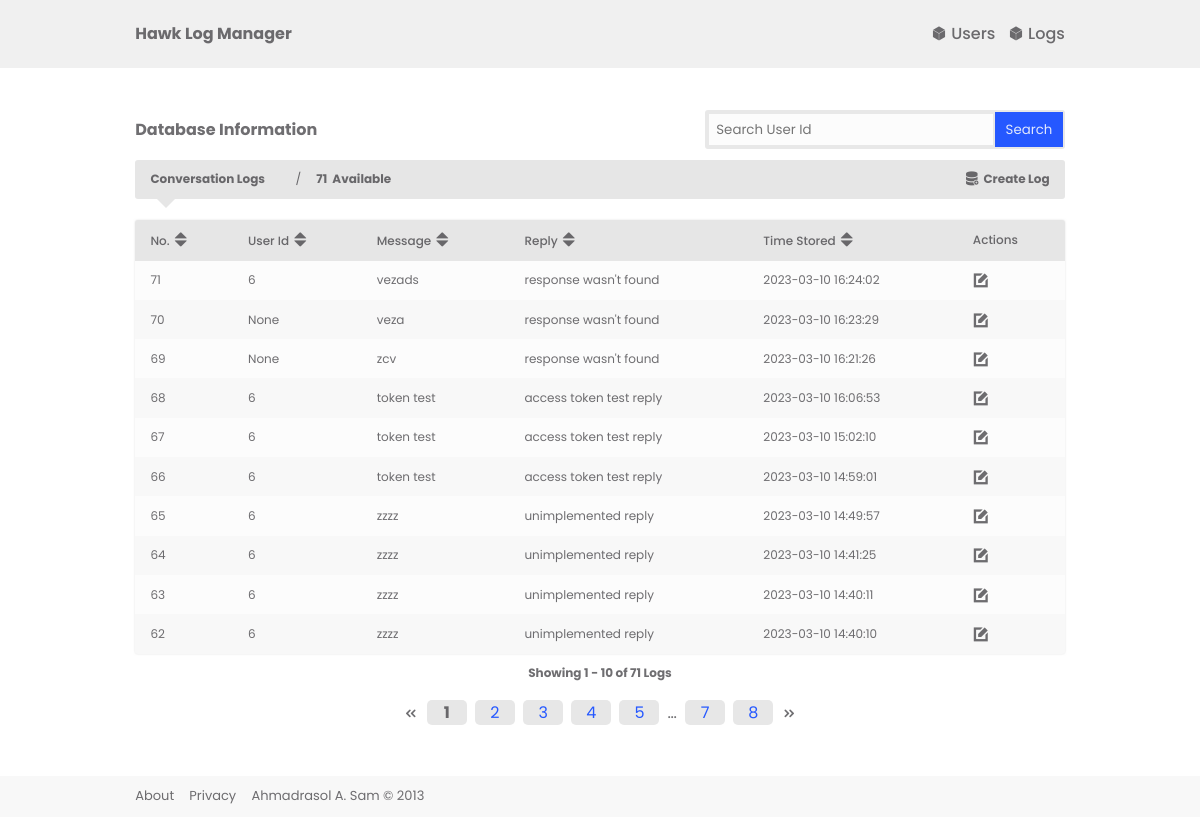
/log/, run on an earlier commit of the app's database.
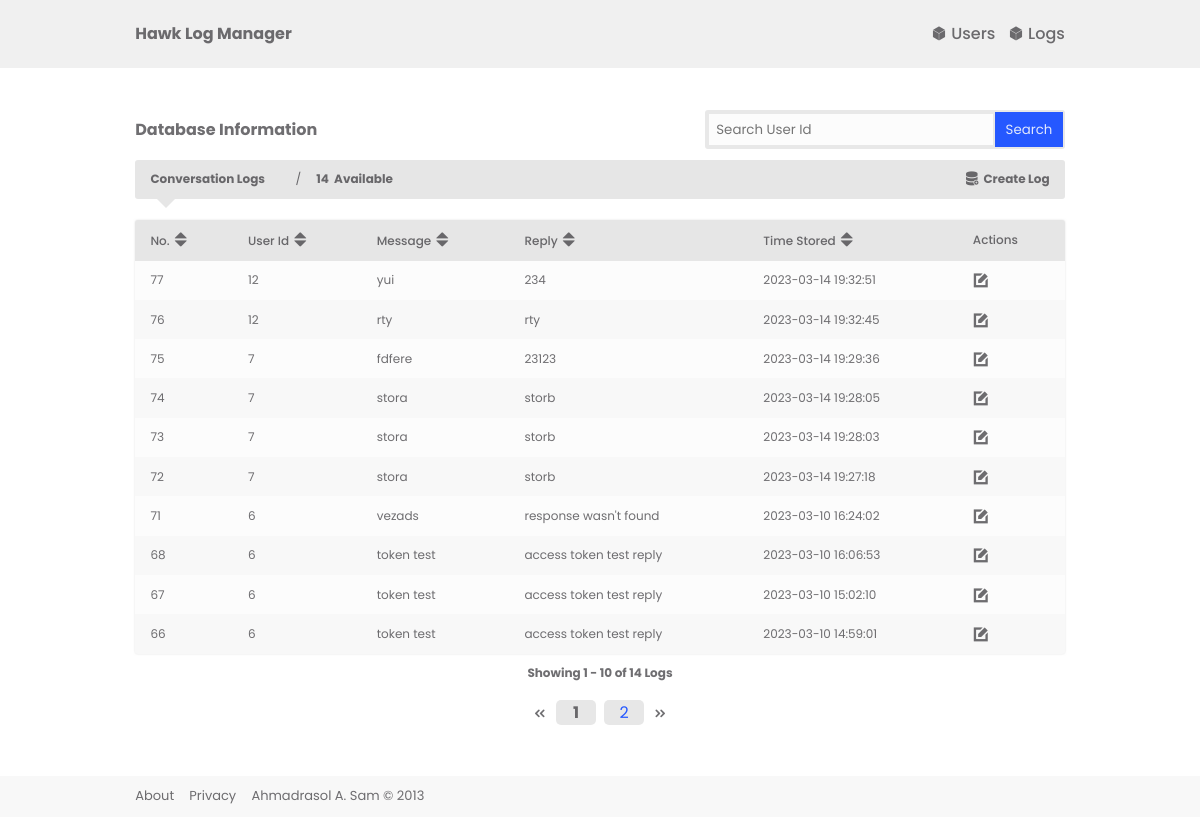
And on a later commit of the database.
### src/models/models.py (models this page shows)
class Log(db.Model):
    no = db.Column(db.Integer,primary_key=True)
    user_id = db.Column(db.Integer,db.ForeignKey('user.id'))
    message = db.Column(db.String,nullable=False)
    predicted_message_language = db.Column(db.String,server_default='',nullable=False)
    reply = db.Column(db.String,nullable=False)
    created_at = db.Column(db.DateTime(timezone=True),
                           server_default=func.now())

### src/routes/log.py (the view)
@site.route("/",endpoint="show_logs")
def view_recent_logs():
    table_log_column_settings = TABLE_LOG_COLUMN_SETTINGS_DEFAULT
    logs =  db.paginate(
                db.select(Log).order_by(Log.created_at.desc()),
                per_page=10)
    return render_template('views/logs.jinja', logs=logs)

### src/templates/views/logs.jinja (shortened to what this page needs)
{% extends './index.jinja' %}
{% from './macro/pagination.jinja' import render_pagination %}
{% from './macro/searchbar.jinja' import render_searchbar%}
{% block content %}
{{render_searchbar('log.site.search_by_user')}}
<div class="actionbar text-small">
    <div class="actionbar-info">
        <strong class="">Conversation Logs</strong>
    </div>
    <div class="actionbar-info">
        <strong>{{ logs.total }} &nbsp;Available</strong>
    </div>
    <a class="actionbar-action" href="{{url_for('log.site.show_available_users')}}">
        <i class="icofont-database-add"></i>&nbsp;<strong>Create Log</strong>
    </a>
</div>
{% if logs.total > 0 %}
    <table class="text-small">
        <thead>
            <th>
                <a href="{{ url_for('log.site.sort_columns',column=0) }}" >
                   No. <i class="icofont-sort"></i>
                </a>
            </th>
            <th>
                <a href="{{ url_for('log.site.sort_columns',column=1) }}" >
                    User Id <i class="icofont-sort"></i>
                </a>
            </th>
            <th>
                <a href="{{ url_for('log.site.sort_columns',column=2) }}" >
                    Message <i class="icofont-sort"></i>
                </a>
            </th>
            <th>
                <a href="{{ url_for('log.site.sort_columns',column=3) }}" >
                    Reply <i class="icofont-sort"></i>
                </a>
            </th>
            <th>
                <a href="{{ url_for('log.site.sort_columns',column=4) }}" >
                    Time Stored <i class="icofont-sort"></i>
                </a>
            </th>
            <th>Actions</th>
        </thead>
        <tbody>
            {% for log in logs %}
            <tr>
                <td>{{log.no}}</td>
                <td>{{log.user_id}}</td>
                <td>{{log.message}}</td>
                <td>{{log.reply}}</td>
                <td>{{log.created_at}}</td>
                <td>
                    <a href="">
                        <i class="icofont-edit"></i>
                    </a>
                </td>
            </tr>
            {% endfor %}
        </tbody>
    </table>
    <strong>
        <small class="text-small">
        Showing {{ logs.first }} - {{ logs.last }} of  {{ logs.total }} Logs
        </small>
    </strong>
    {{render_pagination(logs,'log.site.show_logs')}}
{% endif%}
{% endblock %}

### src/templates/index.jinja (shortened to what this page needs)
<html>
<head>
    <link rel="stylesheet" href="{{ url_for('static', filename='app.css') }}">
    <link rel="stylesheet" href="{{ url_for('static', filename='local.css') }}">
    <link rel="stylesheet" href="{{ url_for('static', filename='/icofont/icofont.min.css') }}">
</head>
<body>
    <div class="template">
        <div class="template-header">
            {% include 'components/header.jinja' %}
        </div>
        <main class="template-body">
            <div class="container container-centered">
                {% block content %}{% endblock %}
            </div>
        </main>
        <div class="template-footer">
            {% include 'components/footer.jinja' %}
        </div>
    </div>
</body>
</html>

### src/templates/macro/pagination.jinja
{% macro render_pagination(pagination, endpoint) %}
  <div class="pagination">
    <i class="icofont-rounded-double-left"></i>
    {% for page in pagination.iter_pages() %}
      {% if page %}
        {% if page != pagination.page %}
          <span class="pagination-pages">
            <a  href="{{ url_for(endpoint, page=page) }}">
              {{ page }}
            </a>
          </span>
        {% else %}
          <span class="pagination-pages">
            <strong class="">{{ page }}</strong>
          </span>
        {% endif %}
      {% else %}
        <span class=ellipsis>…</span>
      {% endif %}
    {% endfor %}
    <i class="icofont-rounded-double-right"></i>
  </div>
{% endmacro %}

### src/templates/macro/searchbar.jinja
{% macro render_searchbar(endpoint) %}
    <div class="panel util-paddingless" >
        <strong style="flex-grow:1">Database Information</strong>
        <form
            class="inline-form text-small"
            id="search-form"
            method="POST"
            action="{{ url_for(endpoint) }}">
            <input name="id" type="text" placeholder="Search User Id" required>
            <input class="searchbar" type="submit" value="Search">
        </form>
    </div>
{%endmacro%}

### src/templates/components/header.jinja (shortened to what this page needs)
<nav class="nav">
    <span class="nav-content">
        <a class="nav-link nav-link-brand">Hawk Log Manager</a>
        <span class="nav-link nav-link-push-left">
            <a href="{{ url_for('user.site.show_users') }}" >
                <i class="icofont-cube"></i>&nbsp;Users
            </a>
            <a href="{{ url_for('log.site.show_logs') }}" class="nav-link ">
                <i class="icofont-cube"></i>&nbsp;Logs
            </a>
        </span>
    </span>
</nav>

### src/templates/components/footer.jinja
<footer class="footer">
    <span class="footer-content">
        <a>About</a>
        <a>Privacy</a>
        <a>Ahmadrasol A. Sam &#169; 2013</a>
    </span>
</footer>

### src/static/local.css (style rules this page uses)
* { font-family: "Poppins",'Times New Roman', Times, serif; }
.pagination { display: flex; gap: .51rem; height: 100%; align-items: center; }
.pagination-pages { display: flex !important; flex-direction: row; width: 40px; height: 40px; justify-items: center; }
.pagination-pages >* { margin: auto; background-color: rgba(225, 225, 225, .8); border-radius: 5px; text-align: center; align-items: center; width: inherit; }
.inline-form { display: flex !important; flex-direction: row; align-items: center; align-content: center; max-width: 500px; flex-grow: 0 !important; gap: 0 !important; padding: 0; }
.inline-form >* { margin-top: 0 !important; margin-bottom: 0 !important; background-color: transparent; }
.inline-form >input[type] { margin-top: 0 !important; border-radius: 0; padding: 0.3333333rem 0.47rem; }
.inline-form >.searchbar { width: 80px !important; }
th * { color: rgba(50, 49, 53, 0.7); }

What changed in the data, as far as the page shows it:
removed Log: no "70", user_id "None", message "veza", reply "response wasn't found", created_at "2023-03-10 16:23:29"
removed Log: no "69", user_id "None", message "zcv", reply "response wasn't found", created_at "2023-03-10 16:21:26"
no longer on this page (row unchanged): Log: no "65", user_id "6", message "zzzz", reply "unimplemented reply", created_at "2023-03-10 14:49:57"
no longer on this page (row unchanged): Log: no "64", user_id "6", message "zzzz", reply "unimplemented reply", created_at "2023-03-10 14:41:25"
no longer on this page (row unchanged): Log: no "63", user_id "6", message "zzzz", reply "unimplemented reply", created_at "2023-03-10 14:40:11"
no longer on this page (row unchanged): Log: no "62", user_id "6", message "zzzz", reply "unimplemented reply", created_at "2023-03-10 14:40:10"
added Log: no "77", user_id "12", message "yui", reply "234", created_at "2023-03-14 19:32:51"
added Log: no "76", user_id "12", message "rty", reply "rty", created_at "2023-03-14 19:32:45"
added Log: no "75", user_id "7", message "fdfere", reply "23123", created_at "2023-03-14 19:29:36"
added Log: no "74", user_id "7", message "stora", reply "storb", created_at "2023-03-14 19:28:05"
added Log: no "73", user_id "7", message "stora", reply "storb", created_at "2023-03-14 19:28:03"
added Log: no "72", user_id "7", message "stora", reply "storb", created_at "2023-03-14 19:27:18"
Also different on the page:
{{ logs.total }}: "71" → "14"
list line gone: "3"
list line gone: "4"
list line gone: "5"
list line gone: "7"
list line gone: "8"
